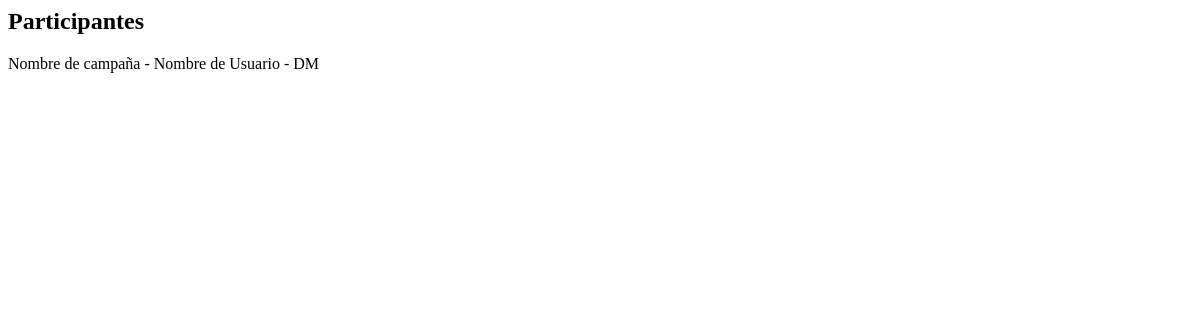
Page /hojapersonaje/participalist/ on the earlier database version.
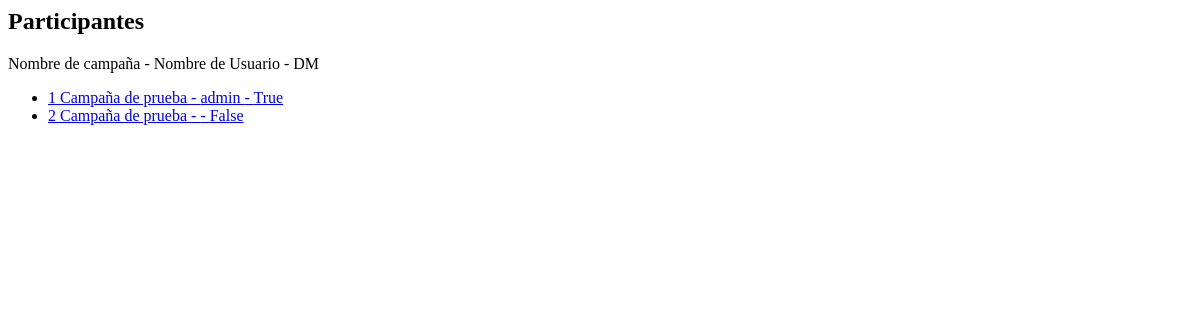
Same page on the later database version.
### hojapersonaje/models.py (models this page shows, shortened)
class Participa(models.Model):
	idPar = models.AutoField(primary_key=True)
	usuPar = models.OneToOneField(User, on_delete=models.CASCADE)
	camPar = models.ForeignKey(Campaña, on_delete=models.CASCADE)
	dmPar = models.BooleanField(default=False)

class Campaña(models.Model):
	idCam = models.AutoField(primary_key=True)
	nomCam = models.CharField(max_length=100)
	desCam = models.CharField(max_length=5000)
	def __str__(self):
		return self.nomCam

### hojapersonaje/views.py (the view)
# urls.py: path('participalist/', ParticipaList.as_view(), name="participantes"),
class ParticipaList(ListView):
	model = Participa
	template_name="hojapersonaje/participa_list.html"

### hojapersonaje/templates/hojapersonaje/participa_list.html
{% extends "plantilla_base.html" %}
{% block content %}
	<h2>Participantes</h2>
	<p>Nombre de campaña - Nombre de Usuario - DM</p>
	<ul>
		{% for participa in object_list %}
			<li><a href="../participadetail/{{ participa.idPar }}">{{participa.idPar}} {{participa.camPar}} - {{participa.usuPar}} - {{participa.dmPar}}</a></li>
		{% endfor %}
	</ul>
{% endblock %}

Differences in the rows shown:
added Participa: idPar "1", camPar "Campaña de prueba", usuPar "admin", dmPar "True"
added Participa: idPar "2", camPar "Campaña de prueba", dmPar "False"
